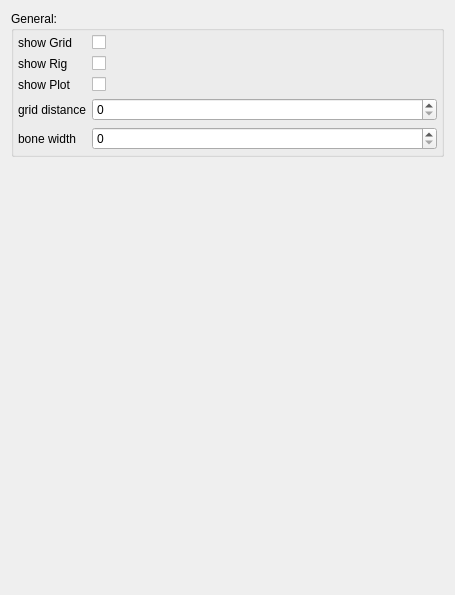
<?xml version="1.0" encoding="UTF-8"?>
<ui version="4.0">
 <class>Config</class>
 <widget class="QWidget" name="Config">
  <property name="geometry">
   <rect>
    <x>0</x>
    <y>0</y>
    <width>455</width>
    <height>595</height>
   </rect>
  </property>
  <property name="windowTitle">
   <string>Form</string>
  </property>
  <layout class="QVBoxLayout" name="verticalLayout">
   <item>
    <widget class="QGroupBox" name="groupBox">
     <property name="title">
      <string>General:</string>
     </property>
     <layout class="QVBoxLayout" name="verticalLayout_2">
      <property name="leftMargin">
       <number>0</number>
      </property>
      <property name="topMargin">
       <number>0</number>
      </property>
      <property name="rightMargin">
       <number>0</number>
      </property>
      <property name="bottomMargin">
       <number>0</number>
      </property>
      <item>
       <layout class="QFormLayout" name="formLayout">
        <property name="leftMargin">
         <number>4</number>
        </property>
        <property name="topMargin">
         <number>4</number>
        </property>
        <property name="rightMargin">
         <number>4</number>
        </property>
        <property name="bottomMargin">
         <number>4</number>
        </property>
        <item row="0" column="0">
         <widget class="QLabel" name="showGridLabel">
          <property name="text">
           <string>show Grid</string>
          </property>
         </widget>
        </item>
        <item row="0" column="1">
         <widget class="QCheckBox" name="showGridCheckBox"/>
        </item>
        <item row="4" column="0">
         <widget class="QLabel" name="gridDistanceLabel">
          <property name="text">
           <string>grid distance</string>
          </property>
         </widget>
        </item>
        <item row="4" column="1">
         <widget class="QSpinBox" name="spin_grid_distance">
          <property name="maximum">
           <number>999999999</number>
          </property>
         </widget>
        </item>
        <item row="5" column="0">
         <widget class="QLabel" name="boneWidthLabel">
          <property name="text">
           <string>bone width</string>
          </property>
         </widget>
        </item>
        <item row="5" column="1">
         <widget class="QSpinBox" name="spin_bone_width">
          <property name="suffix">
           <string/>
          </property>
          <property name="maximum">
           <number>999999999</number>
          </property>
         </widget>
        </item>
        <item row="1" column="0">
         <widget class="QLabel" name="showRigLabel">
          <property name="text">
           <string>show Rig</string>
          </property>
         </widget>
        </item>
        <item row="1" column="1">
         <widget class="QCheckBox" name="showRigCheckBox">
          <property name="text">
           <string/>
          </property>
         </widget>
        </item>
        <item row="2" column="0">
         <widget class="QLabel" name="showPlotLabel">
          <property name="text">
           <string>show Plot</string>
          </property>
         </widget>
        </item>
        <item row="2" column="1">
         <widget class="QCheckBox" name="showPlotCheckBox">
          <property name="text">
           <string/>
          </property>
         </widget>
        </item>
       </layout>
      </item>
     </layout>
    </widget>
   </item>
   <item>
    <spacer name="verticalSpacer">
     <property name="orientation">
      <enum>Qt::Vertical</enum>
     </property>
     <property name="sizeHint" stdset="0">
      <size>
       <width>20</width>
       <height>40</height>
      </size>
     </property>
    </spacer>
   </item>
  </layout>
 </widget>
 <resources/>
 <connections/>
</ui>
